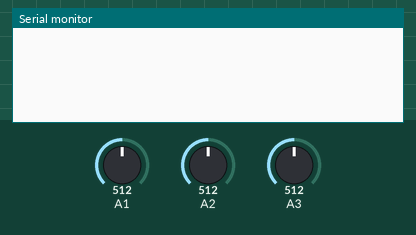
A sketch run on a simulated Arduino Uno, built with avr-gcc and run on an emulated ATmega328P. On the bench: the last lines printed to the serial monitor. The test bench sets the inputs (shaded band); at power-on: A1 = 512, A2 = 512, A3 = 512.

Above: at 1.2 s.
1.3 s: A1 set to 1008
At 3.4 s:
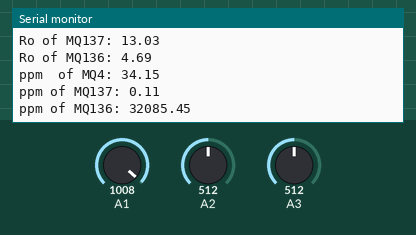
3.5 s: A1 set to 1023
At 6.0 s:
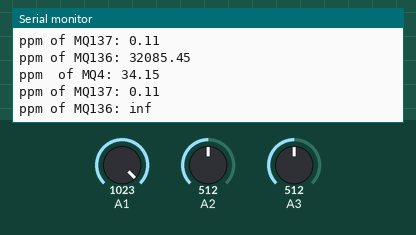

The sketch:

Mq4_method2.ino
```cpp
// *** import data types and functions to handle the clock
#include "data_types_clock.h"
#include "clock_functions.h"


#include "gases_functions.h"

   float k_MQ4 = 4.4;//constant
   float k_MQ137 = 3.6;//constant
   float k_MQ136 = 1;//constant

   ChartValues chartValues_MQ4=find_m_b(200.0,1.8,1000.0,1.0,500.0,1.4);
   ChartValues chartValues_MQ137=find_m_b(40.0,1.0,100.0,0.8,70.0,0.75);
   ChartValues chartValues_MQ136=find_m_b(50.0,0.21,110.0,0.15,100,0.175);


float RL_MQ136=4.7;
float RL_MQ137=47.0;
float RL_MQ4=20;
float reference_voltage=5;


float analog_value_MQ4;
float analog_value_MQ137;
float analog_value_MQ136;


SensorValues MQ4_values;
SensorValues MQ137_values;
SensorValues MQ136_values;


float ppm_MQ4;
float ppm_MQ137;
float ppm_MQ136;

int times_calibrate_sensors=20;
int sample_frecuency=1000;// in seconds

bool sensor_calibrated=false; // false


  //float Ro_clearAir=2000;// result of the sensor calibration for MQ4


void setup() {
  Serial.begin(9600);
  //MQ136_values.Ro=117.5;


}


void loop() {


  //188032.54

   //MQ136_values.Ro=188032.54;


  if (!sensor_calibrated){

     for(int test_cycle = 1 ; test_cycle <= times_calibrate_sensors ; test_cycle++)
      {
          //Read the analog output of the sensor for n times
          analog_value_MQ4 =   analog_value_MQ4 + analogRead(A2);
          analog_value_MQ137 = analog_value_MQ137 + analogRead(A3);
          analog_value_MQ136 = analog_value_MQ136 + analogRead(A1);

        //MQ136_values =findRs(analogRead(A1) , reference_voltage, RL_MQ136);
        //MQ136_values.Ro=findRo(MQ136_values.Rs, k_MQ136);
        //Serial.print("**Ro of MQ136: ");
        //Serial.println(MQ136_values.Ro); //Display calculated Ro
     }

       analog_value_MQ4 = analog_value_MQ4 / ((float)times_calibrate_sensors); //Take average
       analog_value_MQ137 = analog_value_MQ137 / ((float)times_calibrate_sensors); //Take average
       analog_value_MQ136 = analog_value_MQ136 / ((float)times_calibrate_sensors); //Take average

        MQ4_values = findRs(analog_value_MQ4, reference_voltage, RL_MQ4);
        MQ137_values =findRs(analog_value_MQ137 , reference_voltage, RL_MQ137);
        MQ136_values =findRs(analog_value_MQ136 , reference_voltage, RL_MQ136);

        //MQ4_values.Ro=findRo(MQ4_values.Rs, k_MQ4);
        MQ4_values.Ro = 5.35;
        MQ137_values.Ro = findRo(MQ137_values.Rs, k_MQ137);
        MQ136_values.Ro = findRo(MQ136_values.Rs, k_MQ136);

        delay(2000);

        Serial.print("Ro of MQ4: ");
        Serial.println(MQ4_values.Ro); //Display calculated Ro

        Serial.print("Ro of MQ137: ");
        Serial.println(MQ137_values.Ro); //Display calculated Ro

        Serial.print("Ro of MQ136: ");
        Serial.println(MQ136_values.Ro); //Display calculated Ro

        //Serial.print("Y");

        sensor_calibrated=true;
    }else{

      MQ4_values = findRs(analogRead(A2), reference_voltage, RL_MQ4);
      MQ137_values =findRs(analogRead(A3), reference_voltage, RL_MQ137);
      MQ136_values =findRs(analogRead(A1), reference_voltage, RL_MQ136);

      ppm_MQ4= find_ppm(MQ4_values.Ro, MQ4_values.Rs, chartValues_MQ4.m, chartValues_MQ4.b );
      ppm_MQ137= find_ppm(MQ137_values.Ro, MQ137_values.Rs, chartValues_MQ137.m,chartValues_MQ137.b);
      ppm_MQ136= find_ppm(MQ136_values.Ro, MQ136_values.Rs, chartValues_MQ136.m,chartValues_MQ136.b);

      //ppm_MQ136 = find_ppm_using_VRL_MQ136(MQ136_values.VRL);
      //ppm_MQ137 = find_ppm_using_VRL_MQ136(MQ137_values.VRL);

      delay(sample_frecuency);


      Serial.print("ppm  of MQ4: ");
      Serial.flush();
      Serial.println(ppm_MQ4); //Display calculated Ro
      Serial.flush();

      Serial.print("ppm of MQ137: ");
      Serial.flush();
      Serial.println(ppm_MQ137); //Display calculated Ro
      Serial.flush();


      //Serial.print("VRL: ");
      //Serial.flush();
      //Serial.println(MQ136_values.VRL); //Display calculated Ro
      //Serial.flush();

      Serial.print("ppm of MQ136: ");
      Serial.flush();
      Serial.println(ppm_MQ136); //Display calculated Ro
      Serial.flush();


      //Date ahora = getDate();
      //Time tiempo = getTime_();

      //String ahoraString = String(ahora.anio) + String("-") +  String(ahora.mes) + String("-") +  String(ahora.dia) + "T" + tiempo.horas + ":" + tiempo.minutos +  ":" + tiempo.segundos;

      //Serial.print("time: ");
      //Serial.flush();
      //Serial.print("time");
      //Serial.println(ahoraString); //Display  Now
      //Serial.flush();


      //Serial.print("X");


      }

}
```

clock_functions.h
```cpp
 int getDaysInMonth(Anio anio, int month_int){

     if(month_int==1){

          return anio.Jan;

    }else if(month_int==2){
      return anio.Feb;


      }else if(month_int==3){
        return anio.Mar;


      }else if(month_int==4){
        return anio.Apr;


      }else if(month_int==5){
        return anio.May;


      }else if(month_int==6){
        return anio.Jun;


      }else if(month_int==7){
        return anio.Jul;


      }else if(month_int==8){
        return anio.Aug;


      }else if(month_int==9){
        return anio.Sep;


      }else if(month_int==10){
        return anio.Oct;


      }else if(month_int==11){
        return anio.Nov;


      }else if(month_int==12){
        return anio.Dec;


      }


      }

  int getMonthInt(String month_str){

   if(month_str=="Jan"){

    return 1;

    }else if(month_str=="Feb"){
      return 2;


      }else if(month_str=="Mar"){
        return 3;


      }else if(month_str=="Apr"){
        return 4;


      }else if(month_str=="May"){
        return 5;


      }else if(month_str=="Jun"){
        return 6;


      }else if(month_str=="Jul"){
        return 7;


      }else if(month_str=="Aug"){
        return 8;


      }else if(month_str=="Sep"){
        return 9;


      }else if(month_str=="Oct"){
        return 10;


      }else if(month_str=="Nov"){
        return 11;


      }else if(month_str=="Dec"){
        return 12;


      }


    }


  Date getDate(){
    Date date_now;

    String date = String(__DATE__);


    int n = date.length();

    // declaring character array
    char char_array[n + 1];

    // copying the contents of the
    // string to char array
    strcpy(char_array, date.c_str());
       char *token = strtok(char_array, " "); // el separador debe ser -

        int i = 0;
        while (token != NULL) {

          if(i==0){
            date_now.mes=getMonthInt(String(token));

            }else if(i==1){
              date_now.dia=String(token).toInt();

              }else if(i==2){
              date_now.anio=String(token).toInt();

              }
               token = strtok(NULL, " ");
              i++;

              }

        return date_now;


    }

  Time getTime_(){
    Time time_now;

    String time_str = String(__TIME__);
    int n = time_str.length();

    // declaring character array
    char char_array[n + 1];

    // copying the contents of the
    // string to char array
    strcpy(char_array, time_str.c_str());
       char *token = strtok(char_array, ":"); // el separador debe ser -

        int i = 0;
        while (token != NULL) {

          if(i==0){
            time_now.horas=String(token).toInt();

            }else if(i==1){
              time_now.minutos=String(token).toInt();

              }else if(i==2){
              time_now.segundos=String(token).toInt();

              }
               token = strtok(NULL, " ");
              i++;

              }

              time_now.segundos=time_str.substring(6, 8).toInt();

        return time_now;

    }

    DateTime handleClock(Date date, Time time, int increment){

    Anio anios[2]={{31,28,31,30,31,30,31,31,30,31,30,31},{31,28,31,30,31,30,31,31,30,31,30,31}};
    int anios_index=0;
    // This variable have to declare global to keep count the years

     time.segundos=time.segundos+increment;
      if(time.segundos>59){
        time.segundos=0;
        time.minutos=time.minutos+1;

        if(time.minutos>59){
          time.minutos=0;
          time.horas=time.horas+1;
          }

         if(time.horas==24){
          time.horas=0;
          date.dia=date.dia+1;
          }

          if(date.dia>getDaysInMonth(anios[anios_index],date.mes)){
            date.dia=1;
            date.mes=date.mes+1;
            }

            if(date.mes>12){
              date.mes=1;
              anios_index++;

              }

        }


        DateTime dateTime;
        dateTime.time=time;
        dateTime.date=date;


        return dateTime;


    }


    String getCurrentTimeStr(Date date, Time time){
     String currenTimeString= String(date.mes)+"-"+String(date.dia)+"-"+String(date.anio)+"h"+String(time.horas)+":"+String(time.minutos)+":"+String(time.segundos);

     return currenTimeString;


     }
```

data_types.h
```cpp
struct ChartValues{
  /*
   * Data structure what contain
   * m = slope of the line
   * b = intersection point
   * This values is in the chart of the datasheet
   *
  */
  float m;
  float b;

  };


struct SensorValues{

  float VRL;
  float Rs;
  float Ro;

};
```

data_types_clock.h
```cpp
struct Date{

  int anio;
  int mes;
  int dia;

};


struct Time{
  int horas;
  int minutos;
  int segundos;

  };

  struct DateTime{

    Time time;
    Date date;
  };


  struct Anio{

    int Jan;
    int Feb;
    int Mar;
    int Apr;
    int May;
    int Jun;
    int Jul;
    int Aug;
    int Sep;
    int Oct;
    int Nov;
    int Dec;

    };
```

gases_functions.h
```cpp
  // Library of functions to calculate value about gases

#include "data_types.h"

SensorValues findRs(float adc, float Vs, float RL){
    /*
     * Function using to find Rs, this process is very important
     * to calibrate the sensor
    */
    SensorValues sensorValues;
    sensorValues.VRL= (Vs*(float)adc)/(float)1023.0;
    sensorValues.Rs=((Vs/sensorValues.VRL)-1)* RL;
    return sensorValues;

    }

ChartValues   find_m_b(float x1, float y1, float x2, float y2, float xa, float ya){

      ChartValues chartValues;

      chartValues.m=(log10(y2) - log10(y1)) / (log10(x2) - log10(x1));
      chartValues.b = log10(ya) - (chartValues.m*log10(xa));

      return chartValues;

      }

float find_ppm(float Ro_clearAir, float Rs, float m, float b ){


     /**
     [-372049.23756175  462144.66812135 -193059.11451625   32085.14180293
     -1730.32952222]
     */

     double ak = -372049.23756175;
     double bk = 462144.66812135;
     double ck = -193059.11451625;
     double dk = 32085.14180293;
     double ek = -1730.32952222;


        double ppm = pow(10, ((log10(Rs/Ro_clearAir)-b)/m));

        //double ppm = ( ak * pow((Rs/Ro_clearAir), 4)) + ( bk * pow((Rs/Ro_clearAir), 3)) + ( ck * pow((Rs/Ro_clearAir), 2)) + ( dk * pow((Rs/Ro_clearAir), 1)) + ek;


        return ppm;


        }

float find_ppm_using_VRL_MQ136(float VRL){


     /**

          import matplotlib.pyplot as plt
          import numpy as np
          #x_data = [0.5, 0.625, 0.75, 1, 1.25, 1.448979592, 1.625, 1.75, 1.836734694, 1.897959184, 1.93877551, 2, 2.020408163, 2.06122449, 2.081632653, 2.12244898, 2.142857143, 2.153061224, 2.163265306, 2.1875]
          #y_data = [0, 1, 3, 6.25, 12.5, 25, 37.5, 50, 62.5, 75, 87.5, 100, 112.5, 125, 137.5, 150, 162.5, 175, 187.5, 200]

          x_data = [0.732, 1]
          y_data = [0, 3.645]


          #x_data = [1, 1.16]
          #y_data = [3.645, 9.27]

          #x_data = [1.16, 1.37]
          #y_data = [9.27, 24.85]


          x =  np.array(x_data)
          y = np.array(y_data)
          model = np.poly1d(np.polyfit(x, y, 1))

          #print("model: ", model)
          ynew = model(x)
          plt.plot(x, y, 'o', x, ynew, '-' , )
          plt.ylabel( str(model).strip())
          plt.show()
     */

     double a = 136.2;
     double b = -964.2;
     double c = 2758;
     double d = -4028;
     double e =  3162;
     double f =  -1252;
     double g = 194.9;

     if (VRL <=0.732){

       return 0;

     }else if( (VRL > 0.732) && (VRL <= 1) ){

       return (  13.6 * VRL) - 9.956;


     }else if( (VRL > 1) && (VRL <= 1.16) ){

       return (  35.16 * VRL) - 31.51;

     } else if( (VRL > 1.16) && (VRL <= 1.37) ){


       return (  74.19 * VRL) - 76.79;


     }

        double ppm = ( a * pow((VRL), 6)) + ( b * pow((VRL), 5)) + ( c * pow((VRL), 4)) + ( d * pow((VRL), 3)) + ( e * pow((VRL), 2)) + ( f * VRL) + g;
        return ppm;


        }

float findRo(float Rs, float datasheet_ratio){
  return Rs/datasheet_ratio;
}
```

Measured:
- the behaviour switches between 1022 and 1023 on A1 (found by bisection; images 1 and 2)
- after the input at 1.3 s, the serial monitor: prints a new line after 1.8 s (image 1)
- after the input at 3.5 s, the serial monitor: prints a new line after 1.7 s (image 2)
